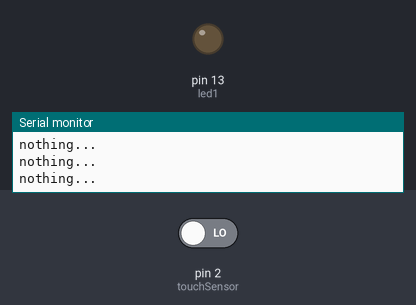
The sketch below on a simulated Arduino Uno, built with avr-gcc and run on an emulated ATmega328P. Shown: output pins drawn as LEDs (lit = HIGH), the last lines printed to the serial monitor. The test bench sets the inputs (shaded band); at power-on: pin 2 (touchSensor) LOW.

Above: at 1.2 s.
1.3 s: pin 2 (touchSensor) driven HIGH
At 2.3 s:
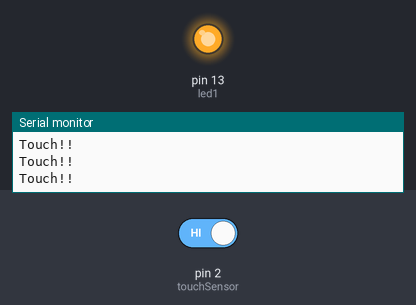
2.8 s: pin 2 (touchSensor) driven LOW
At 3.6 s:
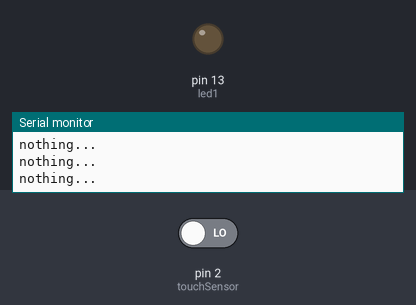
Timing chart, 0 to 5.8 s (numbered marks = the images above; inputs shaded):
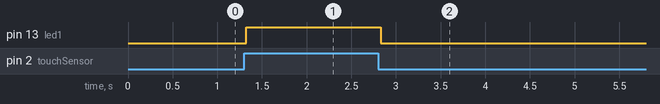

The sketch:

ex01.ino
```cpp
int touchSensor = 2;      // 정전식 터치 센서 핀
int led1 = 13;
int count = 0;            // 손을 얼마나 오래 대었는지 카운트 해주는 변수

void setup() {
  pinMode(touchSensor, INPUT);      // 정전식 터치센서 입력으로 설정
  pinMode(led1, OUTPUT);            // LED 출력으로 설정
  Serial.begin(9600);              // 시리얼 모니터 시작, 속도는 9600
}

void loop() {
  int value = digitalRead(touchSensor);   // 터치가 되었는지 안도

  if(value == 1){                       // 터치가 되었을 때
    digitalWrite(led1, HIGH);           // LED 1이 켜짐
    Serial.println("Touch!!");           // 터치가 되었다고 시리얼모니터에 출력

  }else{
    Serial.println("nothing...");      // 터치가 되지 않았다고 시리얼 모니터에 'nothing...' 출력

    if(count <= 0)                    // count가 0보다 작거나 같을 때 LED 1 꺼짐
      digitalWrite(led1, LOW);
  }
  delay(30);
}
```

Measured:
- after the input at 1.3 s, pin 13 (led1): LOW → HIGH at once
- after the input at 2.8 s, pin 13 (led1): HIGH → LOW at once
